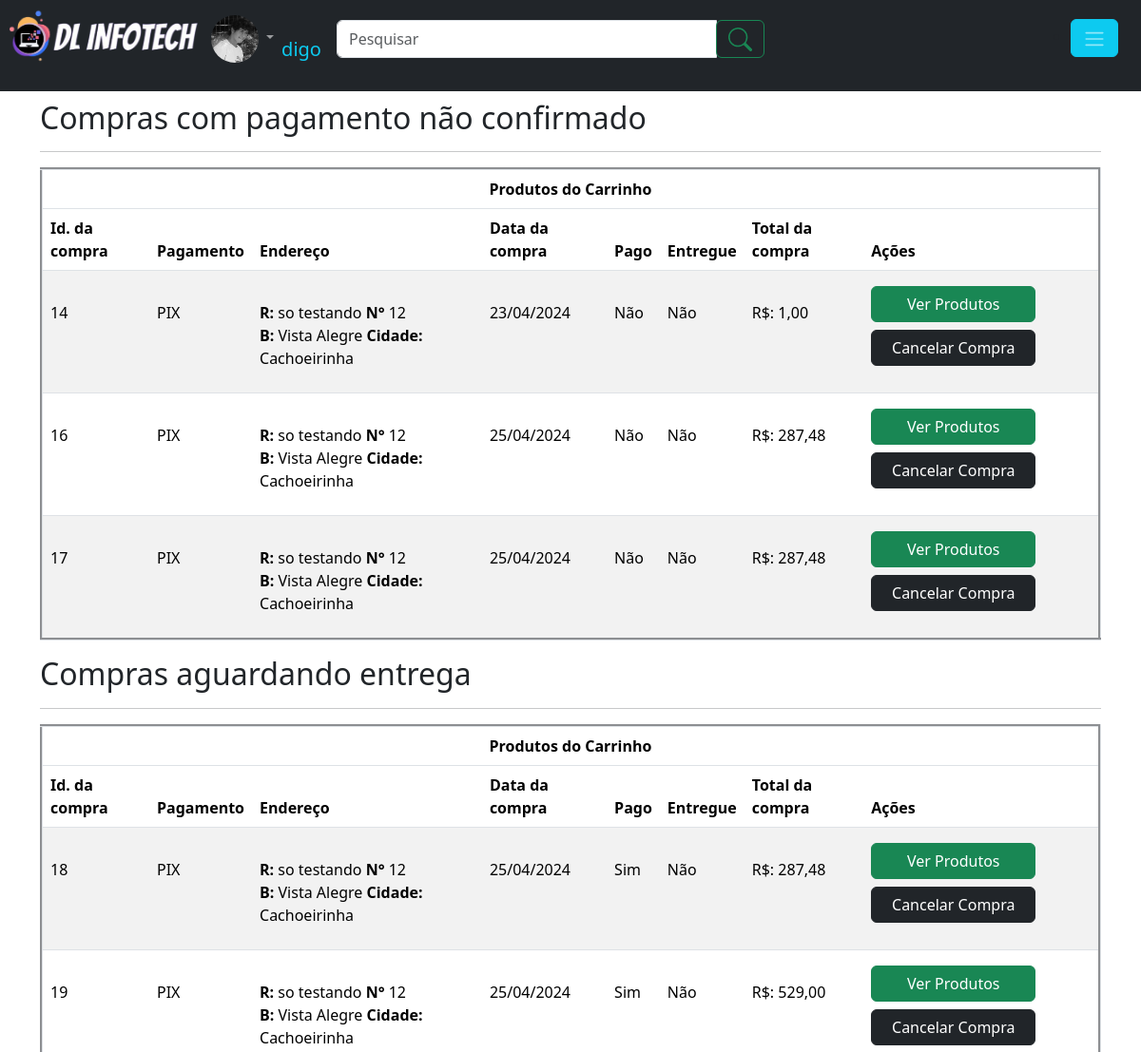
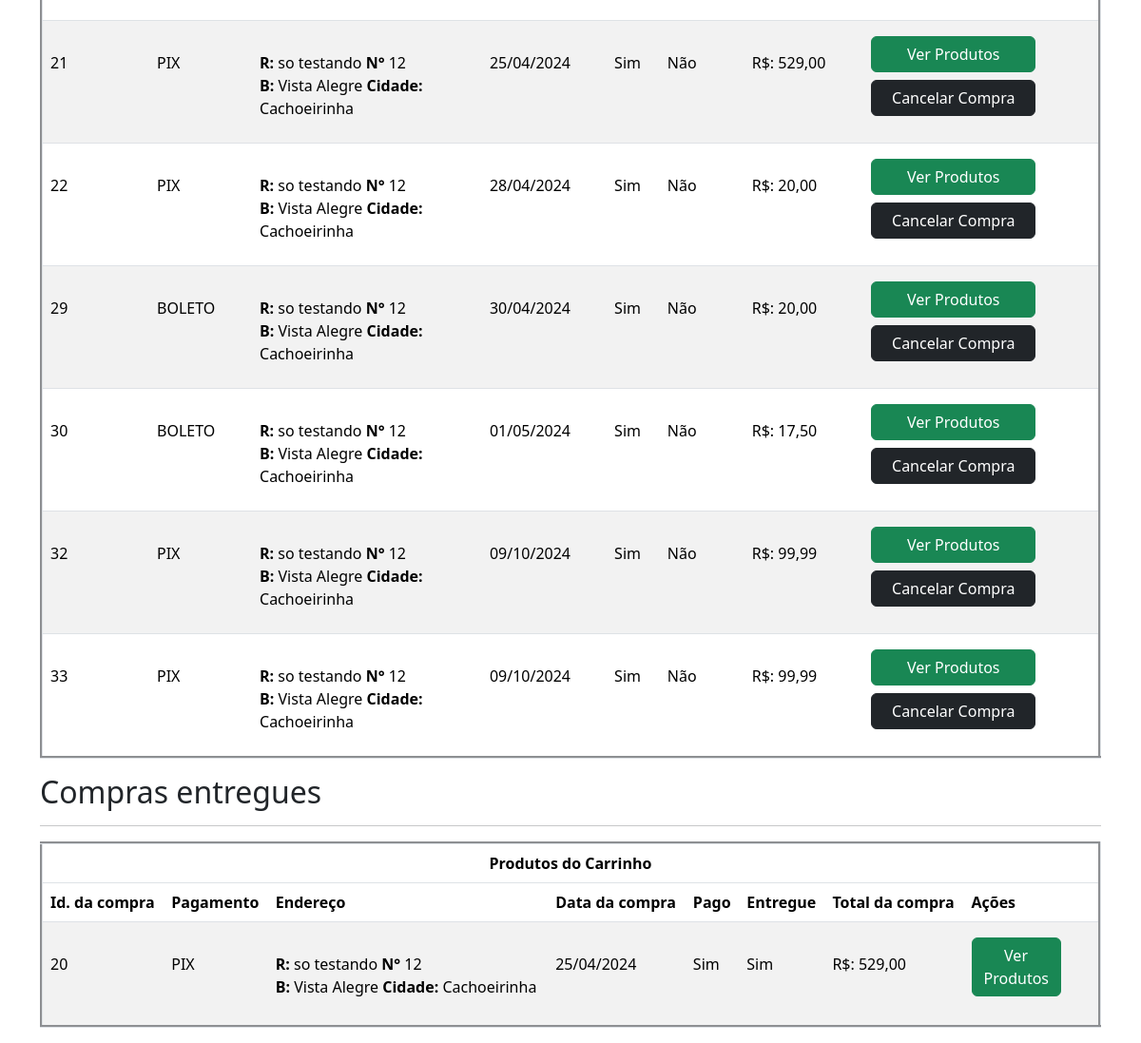
The app's page /usuario/compras.php (signed in), older data (2 pictures, top to bottom).
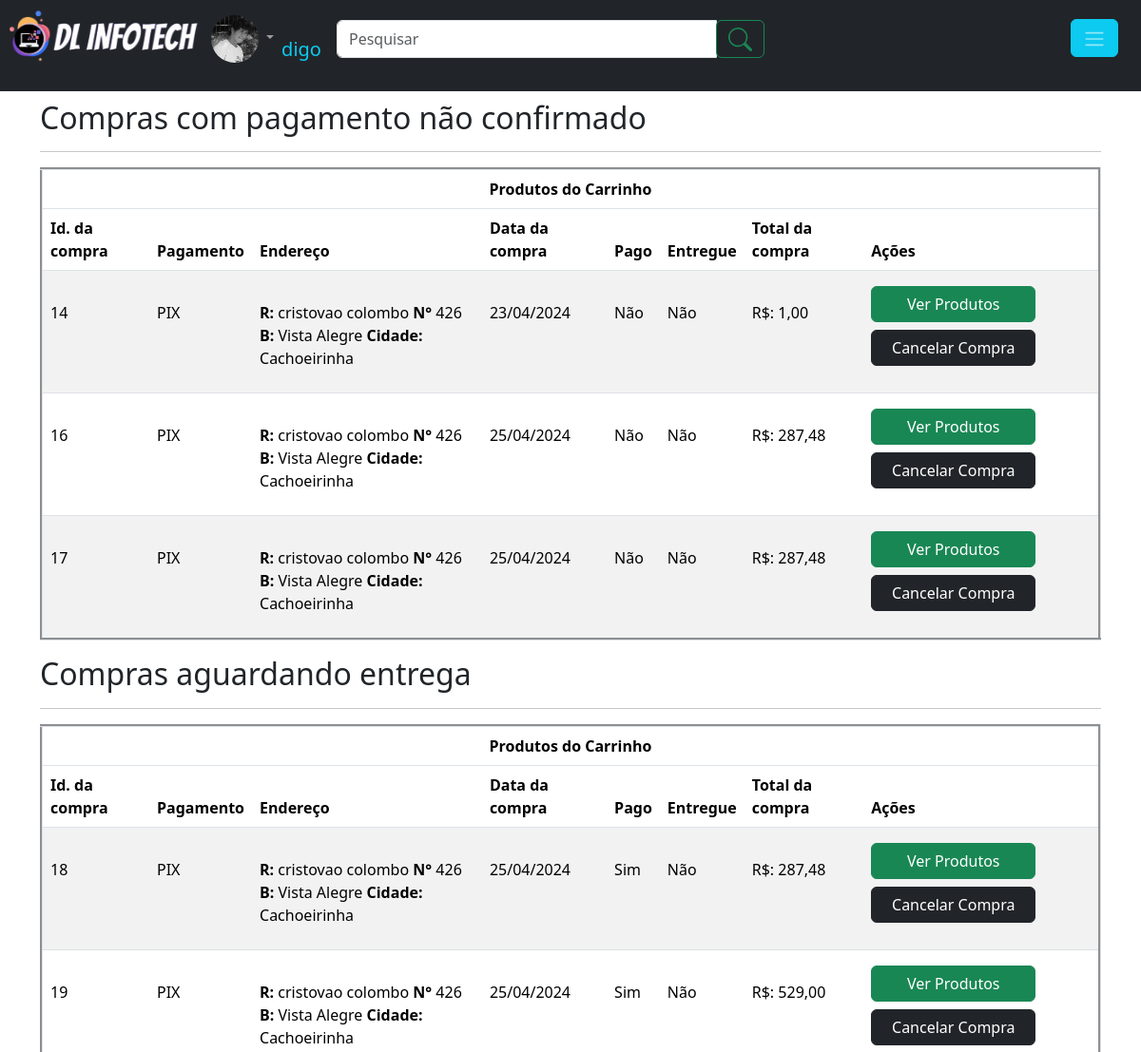
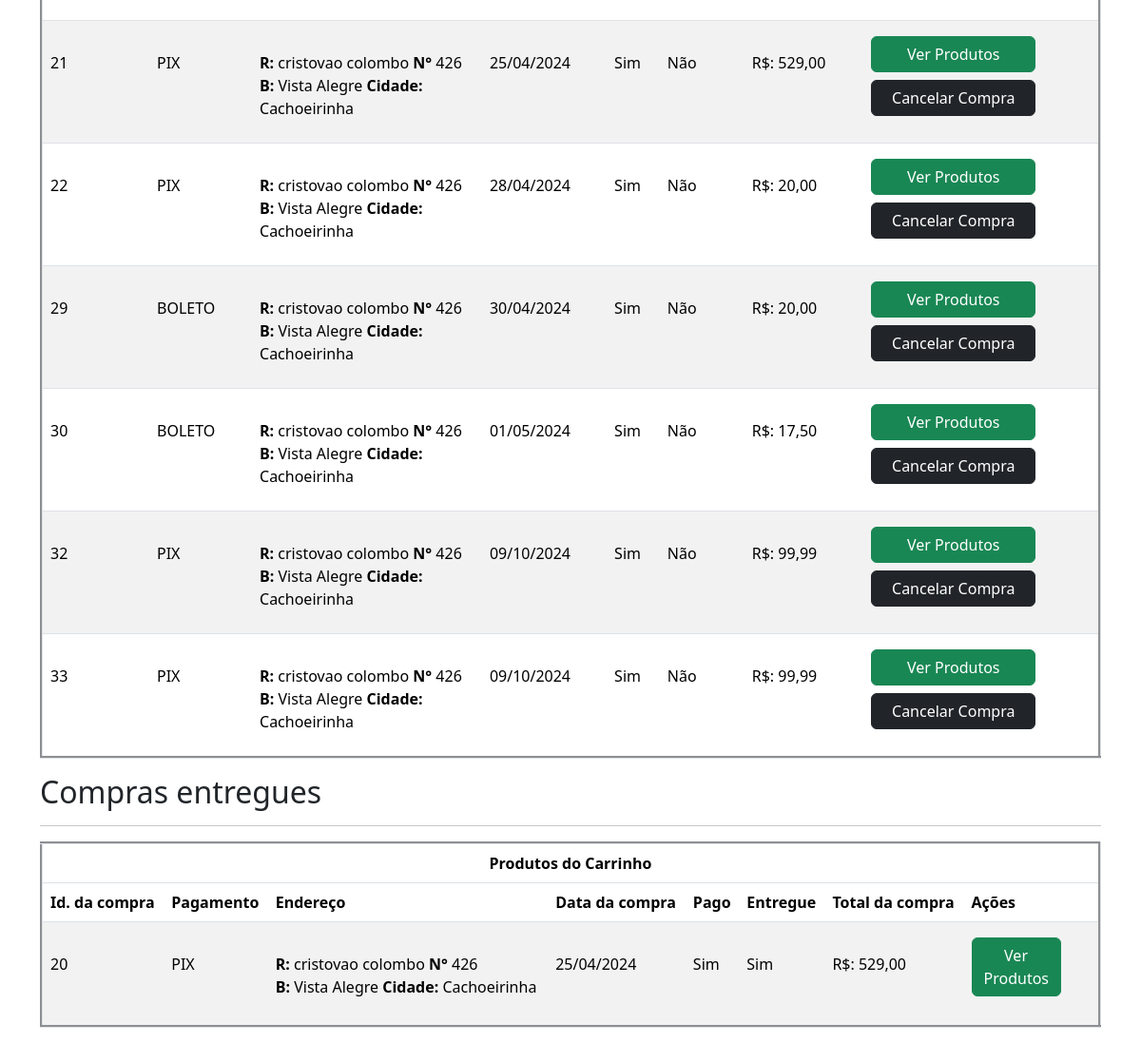
The same page, newer data (2 pictures, top to bottom).
### tables this page shows
CREATE TABLE `compras` (
  `id_compra` int(11) NOT NULL,
  `id_usuario` int(11) NOT NULL,
  `id_endereco` int(11) NOT NULL,
  `data` datetime NOT NULL,
  `total` double(10,2) NOT NULL,
  `autorizado` int(1) NOT NULL,
  `sel_entrega` int(1) NOT NULL,
  `entregue` int(1) NOT NULL,
  `pagamento` varchar(30) NOT NULL,
  `parcelas` int(3) NOT NULL
);

CREATE TABLE `endereco_usuario` (
  `id_endereco` int(11) NOT NULL,
  `id_usuario` int(11) NOT NULL,
  `CEP` varchar(9) NOT NULL,
  `logradouro` varchar(120) NOT NULL,
  `bairro` varchar(60) NOT NULL,
  `cidade` varchar(60) NOT NULL,
  `UF` varchar(2) NOT NULL,
  `numero` int(6) NOT NULL,
  `complemento` varchar(60) NOT NULL,
  `ponto_referencia` varchar(100) NOT NULL,
  `retirada_com` varchar(100) NOT NULL,
  `telefone_entrega` varchar(15) NOT NULL
);

### verifica_session.php (called while the page is built, shortened)
<?php
if(empty($_SESSION['id_usuario'])){
	$logado = 0;
	session_destroy();
	}else{
	$logado = 1;
        $id_usuario = $_SESSION['id_usuario'];
        $foto = $_SESSION['foto'];
        $apelido = $_SESSION['apelido'];
	}
?>

### usuario/compras.php (the view, shortened to what this page needs)
<?php
require_once('../verifica_session.php');
require_once("../database.php");
$sql = "SELECT * FROM compras WHERE id_usuario = '".$id_usuario."'";
$consulta = $conexao->query($sql);
$dados_a = $consulta->fetchALL(PDO::FETCH_ASSOC);
require_once 'cabecalho.php';
?>
<div class="container" style="margin-top:105px">
<h2>Compras com pagamento não confirmado</h2><hr>
<?php
$cont=0;
foreach($dados_a as $d_1){
if($d_1['autorizado'] == 0){ $cont += 1;}
}
if($cont > 0){
	  echo '<table class="table table-striped mt-2" border="3">
                <thead>
                    <tr align="center">
                        <th colspan="8">Produtos do Carrinho</th>
                    </tr>
                    <tr>
                        <th>Id. da compra</th>
                        <th>Pagamento</th>
                        <th>Endereço</th>
                        <th>Data da compra</th>
                        <th>Pago</th>
                        <th>Entregue</th>
                        <th>Total da compra</th>
                        <th>Ações</th>
                    </tr>
                </thead>
                <tbody>';
                foreach ($dados_a as $d_2){
                $id_compra = $d_2['id_compra'];
		if($d_2['autorizado'] == 0 && $d_2['entregue'] == 0 ){
                $sql = "SELECT * FROM compras  WHERE id_compra = ?";
                $consulta = $conexao->prepare($sql);
                $consulta->execute(array($id_compra));
                $dados = $consulta->fetch(PDO::FETCH_ASSOC);
                $data = $d_2['data'];
                $total= $d_2['total'];
                $autorizado= $d_2['autorizado'];
				if($autorizado == 0){ $pago = 'Não';
				}else{
					$pago = 'Sim';
				}
                $entregue= $dados['entregue'];
				if($entregue == 0){ $ent = 'Não';
				}else{
					$ent = 'Sim';
				}
				$pagamento= $d_2['pagamento'];
				$id_endereco = $d_2['id_endereco'];
				$sqlend = "SELECT * FROM endereco_usuario WHERE id_endereco = '".$id_endereco."'";
				$consultaend = $conexao->query($sqlend);
				$dados_end = $consultaend->fetch(PDO::FETCH_ASSOC);
				$endereco = '<strong>R:</strong> '.$dados_end['logradouro'].' <strong>N°</strong> '.$dados_end['numero'].'<br><strong>B: </strong>'.$dados_end['bairro'].' <strong>Cidade:</strong> '.$dados_end['cidade'].'';
			    echo '<tr style="height: 110px">
                <td><P class="mt-4">'.$id_compra.'</P></td>
                <td><P class="mt-4">'.$pagamento.'</P></td>
                <td><P class="mt-4">'.$endereco.'</P></td>
                <td><P class="mt-4">'.date_format(new DateTime($data),"d/m/Y").'</P></td>
                <td><P class="mt-4">'.$pago.'</P></td>
                <td><P class="mt-4">'.$ent.'</P></td>
                <td><P class="mt-4"> R$: '.number_format($total,2,',','.').'</P></td>
                <td><a class="btn btn-success w-75 mt-2" href="?ver_pr_compra='.$id_compra.'&lib=ok">Ver Produtos</a>
                <a class="btn btn-dark mt-2 w-75" href="?cancelar_compra='.$id_compra.'">Cancelar Compra</a></td></tr>
';
				}}}else{ echo '<h3 class="alert alert-secondary text-center">Nenhum produto pendente de aprovação de pagamento</h3>';}
	echo '</tbody></table>';
?>
<h2>Compras aguardando entrega</h2><hr>
<?php
$cont_ent=0;
foreach($dados_a as $d_1){
if($d_1['autorizado'] == 1 && $d_1['entregue'] == 0){ $cont_ent += 1;}
}
if($cont_ent > 0){
	  echo '<table class="table table-striped mt-2" border="3">
                <thead>
                    <tr align="center">
                        <th colspan="8">Produtos do Carrinho</th>
                    </tr>
                    <tr>
                        <th>Id. da compra</th>
                        <th>Pagamento</th>
                        <th>Endereço</th>
                        <th>Data da compra</th>
                        <th>Pago</th>
                        <th>Entregue</th>
                        <th>Total da compra</th>
                        <th>Ações</th>
                    </tr>
                </thead>
                <tbody>';
                foreach ($dados_a as $d_2){
		$id_compra = $d_2['id_compra'];
		if($d_2['autorizado'] == 1 && $d_2['entregue'] == 0 ){
                $sql = "SELECT * FROM compras WHERE id_compra = ?";
                $consulta = $conexao->prepare($sql);
                $consulta->execute(array($id_compra));
                $dados = $consulta->fetch(PDO::FETCH_ASSOC);
                $data = $d_2['data'];
                $total= $d_2['total'];
                $autorizado= $d_2['autorizado'];
				if($autorizado == 0){ $pago = 'Não';
				}else{
					$pago = 'Sim';
				}
                $entregue= $dados['entregue'];
				if($entregue == 0){ $ent = 'Não';
				}else{
					$ent = 'Sim';
				}
				$pagamento= $d_2['pagamento'];
				$id_endereco = $d_2['id_endereco'];
				$sqlend = "SELECT * FROM endereco_usuario WHERE id_endereco = '".$id_endereco."'";
				$consultaend = $conexao->query($sqlend);
				$dados_end = $consultaend->fetch(PDO::FETCH_ASSOC);
				$endereco = '<strong>R:</strong> '.$dados_end['logradouro'].' <strong>N°</strong> '.$dados_end['numero'].'<br><strong>B: </strong>'.$dados_end['bairro'].' <strong>Cidade:</strong> '.$dados_end['cidade'].'';
			    echo '<tr style="height: 110px">
                <td><P class="mt-4">'.$id_compra.'</P></td>
                <td><P class="mt-4">'.$pagamento.'</P></td>
                <td><P class="mt-4">'.$endereco.'</P></td>
                <td><P class="mt-4">'.date_format(new DateTime($data),"d/m/Y").'</P></td>
                <td><P class="mt-4">'.$pago.'</P></td>
                <td><P class="mt-4">'.$ent.'</P></td>
                <td><P class="mt-4"> R$: '.number_format($total,2,',','.').'</P></td>
                <td><a class="btn btn-success w-75 mt-2" href="?ver_pr_compra='.$id_compra.'">Ver Produtos</a>
                <a class="btn btn-dark mt-2 w-75" href="?cancelar_compra='.$id_compra.'">Cancelar Compra</a></td></tr>
';
				}}}else{ echo '<h3 class="alert alert-secondary text-center">Nenhum produto pendente de entrega</h3>';}
	echo '</tbody></table>';
	?>
<h2>Compras entregues</h2><hr>
<?php
$cont_faturado=0;
foreach($dados_a as $d_1){
if($d_1['autorizado'] == 1 && $d_1['entregue'] == 1){ $cont_faturado += 1;}
}
if($cont_faturado > 0){
	  echo '<table class="table table-striped mt-2" border="3">
                <thead>
                    <tr align="center">
                        <th colspan="8">Produtos do Carrinho</th>
                    </tr>
                    <tr>
                        <th>Id. da compra</th>
                        <th>Pagamento</th>
                        <th>Endereço</th>
                        <th>Data da compra</th>
                        <th>Pago</th>
                        <th>Entregue</th>
                        <th>Total da compra</th>
                        <th>Ações</th>
                    </tr>
                </thead>
                <tbody>';
                foreach ($dados_a as $d_2){
		$id_compra = $d_2['id_compra'];
		if($d_2['autorizado'] == 1 && $d_2['entregue'] == 1 ){
                $sql = "SELECT * FROM compras WHERE id_compra = ?";
                $consulta = $conexao->prepare($sql);
                $consulta->execute(array($id_compra));
                $dados = $consulta->fetch(PDO::FETCH_ASSOC);
                $data = $d_2['data'];
                $total= $d_2['total'];
                $autorizado= $d_2['autorizado'];
				if($autorizado == 0){ $pago = 'Não';
				}else{
					$pago = 'Sim';
				}
                $entregue= $dados['entregue'];
				if($entregue == 0){ $ent = 'Não';
				}else{
					$ent = 'Sim';
				}
				$pagamento= $d_2['pagamento'];
				$id_endereco = $d_2['id_endereco'];
				$sqlend = "SELECT * FROM endereco_usuario WHERE id_endereco = '".$id_endereco."'";
				$consultaend = $conexao->query($sqlend);
				$dados_end = $consultaend->fetch(PDO::FETCH_ASSOC);
				$endereco = '<strong>R:</strong> '.$dados_end['logradouro'].' <strong>N°</strong> '.$dados_end['numero'].'<br><strong>B: </strong>'.$dados_end['bairro'].' <strong>Cidade:</strong> '.$dados_end['cidade'].'';
			    echo '<tr style="height: 110px">
                <td><P class="mt-4">'.$id_compra.'</P></td>
                <td><P class="mt-4">'.$pagamento.'</P></td>
                <td><P class="mt-4">'.$endereco.'</P></td>
                <td><P class="mt-4">'.date_format(new DateTime($data),"d/m/Y").'</P></td>
                <td><P class="mt-4">'.$pago.'</P></td>
                <td><P class="mt-4">'.$ent.'</P></td>
                <td><P class="mt-4"> R$: '.number_format($total,2,',','.').'</P></td>
                <td><a class="btn btn-success w-75 mt-2" href="?ver_pr_compra='.$id_compra.'">Ver Produtos</a>
                </td></tr>
';
				}}}else{ echo '<h3 class="alert alert-secondary text-center">Nenhuma compra efetuada ou entregue</h3>';}
	echo '</tbody></table>';
	?>
</div>

### usuario/cabecalho.php (shortened to what this page needs)
<?php
require_once('../verifica_session.php');
?>
<!doctype html>
<html lang="pt-br">
  <head>
    <link href="https://cdn.jsdelivr.net/npm/bootstrap@5.3.3/dist/css/bootstrap.min.css" rel="stylesheet">
	<link rel="stylesheet" href="../css/style.css">
	<link rel="stylesheet" href="../css/modal.css">
</head>
  <body>
	<nav class="navbar navbar-expand-lg navbar-dark bg-dark fixed-top"  >
		<div class="collapse navbar-collapse">
		<ul class="navbar-nav mr-auto mt-2 mt-lg-0 ">
        <li><a href="../index.php"><img src="../img/logo.png" alt="logo image" style="height: 70px"></a></li><?php
			if($logado == 1){
                    $nick = '';
                    if(!empty($apelido)){$nick = $apelido;}else{$nick = $nome;}
                    if(!empty($foto)){$foto_usuario = $foto;}else{$foto_usuario ="user_null.png" ;}
					echo '<li class="nav-item dropdown">
					<a class="nav-link dropdown-toggle" href="#" id="navbarDropdownMenuLink" role="button" data-toggle="dropdown" aria-haspopup="true" aria-expanded="false">
						<img src="../img/foto_usuario/'.$foto_usuario.'" style="border-radius: 50%;width:50px;height:50px;align=left;">
					</a>
					<div class="dropdown-menu" aria-labelledby="navbarDropdownMenuLink">
					  <a class="dropdown-item" href="../index.php">Inicio</a>
					  <a class="dropdown-item" href="../usuario/notificacoes.php">Notificações</a>
					  <a class="dropdown-item" href="perfil.php">Perfil</a>
					  <a class="dropdown-item" href="compras.php">Compras</a>
					  <a class="dropdown-item" href="altera_usuario.php">Configurações</a>
					  <a class="dropdown-item" href="#.php">Suporte</a>
					  <a class="dropdown-item" href="../sair.php">Sair</a>
					  </div><li class="navbar-brand mt-4"><p class="text-info">'.$nick.'</p></li>
				  </li>
				  <li class="navbar-brand mt-2">
					  <form class="form-inline" action="../produtos/procura_produto.php" method="POST">
						<div class="input-group"><input type="search" class="form-control" name="busca_produto" placeholder="Pesquisar" style="width: 400px;" >
						  <div class="input-group-prepend">
							<button class="input-group-text btn btn-outline-success" type="submit">
								<svg xmlns="http://www.w3.org/2000/svg" width="25" height="25" fill="currentColor" class="bi bi-search" viewBox="0 0 16 16">
								<path d="M11.742 10.344a6.5 6.5 0 1 0-1.397 1.398h-.001q.044.06.098.115l3.85 3.85a1 1 0 0 0 1.415-1.414l-3.85-3.85a1 1 0 0 0-.115-.1zM12 6.5a5.5 5.5 0 1 1-11 0 5.5 5.5 0 0 1 11 0"/>
								</svg>
							</button>
						  </div>
						</div>
					  </form>
				  </li>
				  </ul></div>
				  <ul><li><button type="button" class="btn btn-info me-4" data-toggle="modal" data-target="#exampleModal">
					<span class="navbar-toggler-icon"></span>
					</button></li>
					</ul>';
					}
					?></nav>

Row changes from the older to the newer data that the page shows:
changed through a linked row, compras id 14: id_endereco.logradouro "so testando" → "cristovao colombo"; id_endereco.numero "12" → "426"
changed through a linked row, compras id 16: id_endereco.logradouro "so testando" → "cristovao colombo"; id_endereco.numero "12" → "426"
changed through a linked row, compras id 17: id_endereco.logradouro "so testando" → "cristovao colombo"; id_endereco.numero "12" → "426"
changed through a linked row, compras id 18: id_endereco.logradouro "so testando" → "cristovao colombo"; id_endereco.numero "12" → "426"
changed through a linked row, compras id 19: id_endereco.logradouro "so testando" → "cristovao colombo"; id_endereco.numero "12" → "426"
changed through a linked row, compras id 21: id_endereco.logradouro "so testando" → "cristovao colombo"; id_endereco.numero "12" → "426"
changed through a linked row, compras id 22: id_endereco.logradouro "so testando" → "cristovao colombo"; id_endereco.numero "12" → "426"
changed through a linked row, compras id 29: id_endereco.logradouro "so testando" → "cristovao colombo"; id_endereco.numero "12" → "426"
changed through a linked row, compras id 30: id_endereco.logradouro "so testando" → "cristovao colombo"; id_endereco.numero "12" → "426"
changed through a linked row, compras id 32: id_endereco.logradouro "so testando" → "cristovao colombo"; id_endereco.numero "12" → "426"
changed through a linked row, compras id 33: id_endereco.logradouro "so testando" → "cristovao colombo"; id_endereco.numero "12" → "426"
changed through a linked row, compras id 20: id_endereco.logradouro "so testando" → "cristovao colombo"; id_endereco.numero "12" → "426"
